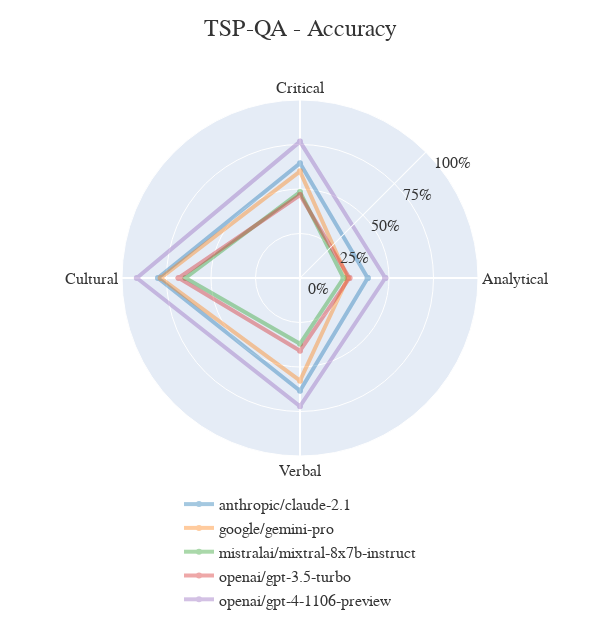

Source (notebook cell):
### Code cell
import plotly.graph_objects as go
import pandas as pd


categories = df.columns.tolist()
categories = [*categories, categories[0]]  # Ensure the graph is circular by appending the start to the end
colors = [
    '#1f77b4',  # muted blue
    '#ff7f0e',  # safety orange
    '#2ca02c',  # cooked asparagus green
    '#d62728',  # brick red
    '#9467bd',  # muted purple
    '#8c564b',  # chestnut brown
    '#e377c2',  # raspberry yogurt pink
    '#7f7f7f',  # middle gray
    '#bcbd22',  # curry yellow-green
    '#17becf'   # blue-teal
]

# Setting for 1000x1000
fig_1000 = go.Figure()

for i, (idx, row) in enumerate(df.iterrows()):
    row = row.tolist() + [row[0]]  # Ensure the graph is circular by appending the start to the end
    color = colors[i]
    fig_1000.add_trace(go.Scatterpolar(
        r=row,
        theta=categories,
        opacity=0.4,
        name=idx,
        line=dict(color=color, width=4),  # Adjust line width for better visibility
    ))

fig_1000.update_layout(
    width=600,
    height=628,
    polar=dict(
        angularaxis=dict(
            gridwidth=2,  # Increase line width for better visibility
        ),
        radialaxis=dict(
            visible=True,
            range=[0, 100],
            angle=45,
            tickangle=45,
            tickvals=[0, 25, 50, 75, 100],
            ticktext=["0%", "25%", "50%", "75%", "100%"],
        ),
    ),
    title_text='TSP-QA - Accuracy',
    title_x=0.5,
    title_y=0.97,
    title_xanchor='center',
    title_yanchor='top',
    title_font_size=24,
    title_font_color='#333333',
    font=dict(
        family='Arial',
        size=16,
        color='#333333'
    ),
    legend=dict(
        orientation="h",
        yanchor="bottom",
        y=-0.45,
        xanchor="center",
        x=0.5
    )
)

### Figure 1 — Plotly figure (JSON) as saved in the notebook; plotly's stock layout.template omitted (floating-point values rounded to 4 significant figures)
{"data": [{"line": {"color": "#1f77b4", "width": 4}, "name": "anthropic/claude-2.1", "opacity": 0.4, "r": [38.04, 64.5, 79.82, 63.36, 38.04], "theta": ["Analytical", "Critical", "Cultural", "Verbal", "Analytical"], "type": "scatterpolar"}, {"line": {"color": "#ff7f0e", "width": 4}, "name": "google/gemini-pro", "opacity": 0.4, "r": [26.8, 59.93, 78.26, 57.66, 26.8], "theta": ["Analytical", "Critical", "Cultural", "Verbal", "Analytical"], "type": "scatterpolar"}, {"line": {"color": "#2ca02c", "width": 4}, "name": "mistralai/mixtral-8x7b-instruct", "opacity": 0.4, "r": [24.5, 48.33, 64.32, 36.94, 24.5], "theta": ["Analytical", "Critical", "Cultural", "Verbal", "Analytical"], "type": "scatterpolar"}, {"line": {"color": "#d62728", "width": 4}, "name": "openai/gpt-3.5-turbo", "opacity": 0.4, "r": [27.76, 46.57, 68.23, 40.84, 27.76], "theta": ["Analytical", "Critical", "Cultural", "Verbal", "Analytical"], "type": "scatterpolar"}, {"line": {"color": "#9467bd", "width": 4}, "name": "openai/gpt-4-1106-preview", "opacity": 0.4, "r": [47.93, 76.63, 91.67, 72.07, 47.93], "theta": ["Analytical", "Critical", "Cultural", "Verbal", "Analytical"], "type": "scatterpolar"}], "layout": {"font": {"color": "#333333", "family": "Arial", "size": 16}, "height": 628, "legend": {"orientation": "h", "x": 0.5, "xanchor": "center", "y": -0.45, "yanchor": "bottom"}, "polar": {"angularaxis": {"gridwidth": 2}, "radialaxis": {"angle": 45, "range": [0, 100], "tickangle": 45, "ticktext": ["0%", "25%", "50%", "75%", "100%"], "tickvals": [0, 25, 50, 75, 100], "visible": true}}, "title": {"font": {"color": "#333333", "size": 24}, "text": "TSP-QA - Accuracy", "x": 0.5, "xanchor": "center", "y": 0.97, "yanchor": "top"}, "width": 600}}
